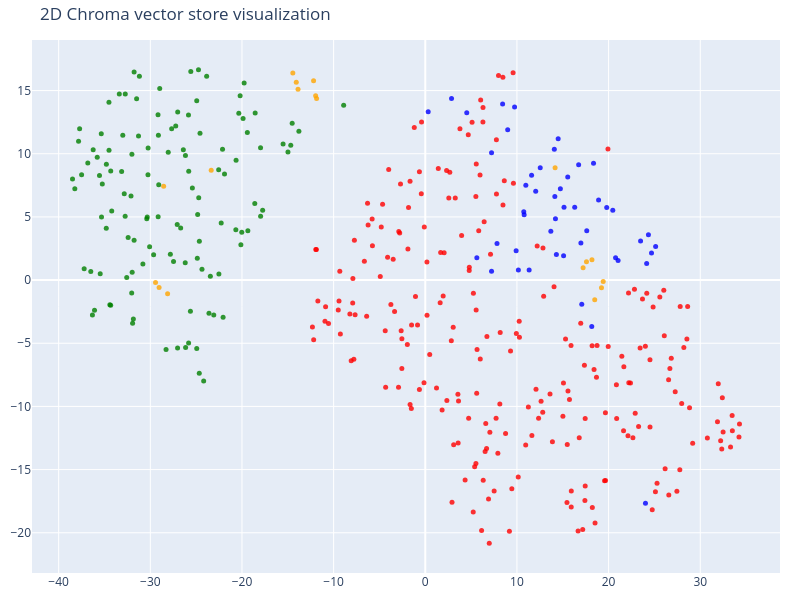

The notebook cell this image was saved under:
### Code cell
# Visualize data

from sklearn.manifold import TSNE
import plotly.graph_objects as go
import numpy as np

# prepare
result = vectorstore._collection.get(include=["embeddings", "documents", "metadatas"])
vectors = result["embeddings"]
documents = result["documents"]
metadatas = result["metadatas"]
doc_types = [metadata["doc_type"] for metadata in metadatas]
colors = [["blue", "green", "red", "orange"] \
            [["products", "employees", "contracts", "company"].index(doc_type)] \
            for doc_type in doc_types]

# t-distributed stochastic neighbour embedding
# random state is needed because TSNE starts with data distributed at random location before organizing.
tsne = TSNE(n_components=2, random_state=42)
reduced_vectors = tsne.fit_transform(vectors)

# Plot the graph
fig = go.Figure(data=[go.Scatter(
    x=reduced_vectors[:, 0],
    y= reduced_vectors[:, 1],
    mode="markers", # to plot dots only
    marker=dict(size=5, color=colors, opacity=0.8),
    text=[f"Type: {t}<br>Text: {d[:100]}..." for t, d in zip(doc_types, documents)], # plotly treats <br> as newline
    hoverinfo="text"
)])

# polish non data parts
fig.update_layout(title="2D Chroma vector store visualization",
    scene=dict(xaxis_title="x", yaxis_title="y"),
    width=800,
    height=600,
    margin=dict(r=20, b=10, l=10, t=40)
)

fig.show()

### Figure 1 — Plotly figure (JSON) as saved in the notebook; plotly's stock layout.template omitted (floating-point values rounded to 4 significant figures; data arrays with more than 128 entries replaced by an {"elided": "..."} marker saying what was removed)
{"data": [{"hoverinfo": "text", "marker": {"color": {"elided": "413 str values"}, "opacity": 0.8, "size": 5}, "mode": "markers", "text": {"elided": "413 str values"}, "type": "scatter", "x": {"elided": "413 float values"}, "y": {"elided": "413 float values"}}], "layout": {"height": 600, "margin": {"b": 10, "l": 10, "r": 20, "t": 40}, "scene": {"xaxis": {"title": {"text": "x"}}, "yaxis": {"title": {"text": "y"}}}, "title": {"text": "2D Chroma vector store visualization"}, "width": 800}}
